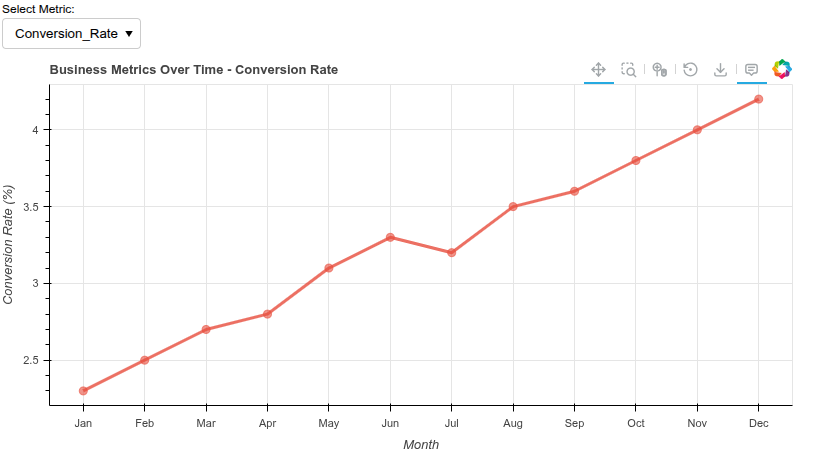

Here is the Python script that generated this plot:
from bokeh.plotting import figure, output_file, save
from bokeh.models import ColumnDataSource, HoverTool, CustomJS, Select
from bokeh.layouts import column

# Sample business data - different metrics over time
months = ['Jan', 'Feb', 'Mar', 'Apr', 'May', 'Jun', 'Jul', 'Aug', 'Sep', 'Oct', 'Nov', 'Dec']

data = {
    'Revenue': {
        'x': list(range(len(months))),
        'y': [120, 135, 142, 155, 168, 175, 182, 190, 195, 205, 218, 235],
        'label': 'Revenue ($K)'
    },
    'Customers': {
        'x': list(range(len(months))),
        'y': [450, 475, 490, 520, 545, 570, 590, 615, 640, 660, 685, 720],
        'label': 'Active Customers'
    },
    'Conversion_Rate': {
        'x': list(range(len(months))),
        'y': [2.3, 2.5, 2.7, 2.8, 3.1, 3.3, 3.2, 3.5, 3.6, 3.8, 4.0, 4.2],
        'label': 'Conversion Rate (%)'
    },
    'Avg_Order_Value': {
        'x': list(range(len(months))),
        'y': [85, 88, 92, 95, 98, 102, 105, 108, 112, 115, 118, 122],
        'label': 'Avg Order Value ($)'
    }
}

# Initial data source
source = ColumnDataSource(data=dict(
    x=data['Revenue']['x'],
    y=data['Revenue']['y']
))

# Store all data for CustomJS - flatten the structure
all_data = ColumnDataSource(data={
    'Revenue_x': data['Revenue']['x'],
    'Revenue_y': data['Revenue']['y'],
    'Revenue_label': [data['Revenue']['label']] * len(data['Revenue']['x']),
    'Customers_x': data['Customers']['x'],
    'Customers_y': data['Customers']['y'],
    'Customers_label': [data['Customers']['label']] * len(data['Customers']['x']),
    'Conversion_Rate_x': data['Conversion_Rate']['x'],
    'Conversion_Rate_y': data['Conversion_Rate']['y'],
    'Conversion_Rate_label': [data['Conversion_Rate']['label']] * len(data['Conversion_Rate']['x']),
    'Avg_Order_Value_x': data['Avg_Order_Value']['x'],
    'Avg_Order_Value_y': data['Avg_Order_Value']['y'],
    'Avg_Order_Value_label': [data['Avg_Order_Value']['label']] * len(data['Avg_Order_Value']['x'])
})

# Create figure
p = figure(height=400, width=800,
           title="Business Metrics Over Time",
           x_axis_label='Month',
           y_axis_label='Revenue ($K)',
           toolbar_location='above',
           tools="pan,wheel_zoom,box_zoom,reset,save")

# Customize x-axis
p.xaxis.ticker = list(range(len(months)))
p.xaxis.major_label_overrides = {i: month for i, month in enumerate(months)}

# Add line
line = p.line('x', 'y', source=source, line_width=3, color='#e74c3c', alpha=0.8)
p.scatter('x', 'y', source=source, size=8, color='#e74c3c', alpha=0.6)
p.add_tools(HoverTool(tooltips=[("Month", "@x"), ("Value", "@y")], renderers=[p.renderers[0]]))

# Dropdown menu
select = Select(title="Select Metric:", 
                value="Revenue", 
                options=["Revenue", "Customers", "Conversion_Rate", "Avg_Order_Value"])

# CustomJS callback
callback = CustomJS(args=dict(source=source, all_data=all_data, yaxis=p.yaxis[0], title=p.title), code="""
    const selected = cb_obj.value;
    
    source.data['x'] = all_data.data[selected + '_x'];
    source.data['y'] = all_data.data[selected + '_y'];
    
    // Update y-axis label
    yaxis.axis_label = all_data.data[selected + '_label'][0];
    
    // Update title
    title.text = "Business Metrics Over Time - " + selected.replace('_', ' ');
    
    source.change.emit();
""")

select.js_on_change('value', callback)

# Layout
layout = column(select, p)
output_file("output/interactive_charts_02.html")
save(layout)
